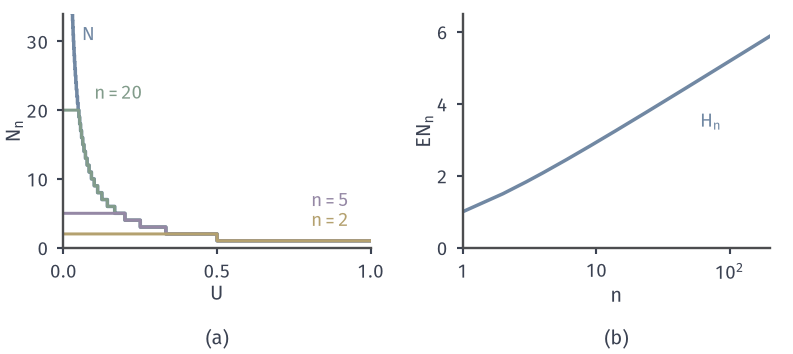

This figure's Python source:
from pathlib import Path
import sys
HERE = Path(__file__).resolve().parent
sys.path.insert(0, str(HERE.parent/'rvconv-common'))
from rvconv_fig import *
# Counting variable N_n = sum_{k<=n} 1{U < 1/k} = min(n, ceil(1/U) - 1), increasing in n to N = ceil(1/U) - 1 (finite for U > 0).
# (a) N_n as a function of U for n = 2, 5, 20 and the limit N (blue).  (b) E N_n = H_n = sum_{k<=n} 1/k (blue) -> infinity.
fig, axes = figure(width_mm=112, height_mm=50, ncols=2)
panel(fig, left=.08, wspace=.3, bottom=.3)
ax = axes[0]; style(ax)
u = np.linspace(1e-4, 1, 20000, endpoint=False)
lim = np.ceil(1/u) - 1
ax.plot(u, lim, color=BLUE, lw=1.4, drawstyle='steps-post')
for n, c in ((20, GREEN), (5, PURPLE), (2, YELLOW)):
    ax.plot(u, np.minimum(n, lim), color=c, lw=1.2, drawstyle='steps-post')
lab(ax, .1, 21, r'$n=20$', GREEN, ha='left', va='bottom')
lab(ax, .93, 5.5, r'$n=5$', PURPLE, ha='right', va='bottom')
lab(ax, .93, 2.5, r'$n=2$', YELLOW, ha='right', va='bottom')
lab(ax, .06, 31, r'$N$', BLUE, ha='left', va='center')
ax.set_xlim(0, 1); ax.set_ylim(0, 34); ax.set_xticks([0, .5, 1])
axlab(ax, '$U$', r'$N_n$')
ax = axes[1]; style(ax)
n = np.arange(1, 201); H = np.cumsum(1/n)
ax.semilogx(n, H, color=BLUE, lw=1.4)
lab(ax, 60, H[59] - .9, r'$H_n$', BLUE, ha='left', va='top')
ax.set_xlim(1, 200); ax.set_ylim(0, 6.5)
logticks(ax, [0, 1, 2], axis='x')
axlab(ax, '$n$', r'$\mathrm{E}N_n$')
tags(fig, axes)
save(fig, HERE, 'figure', {'E_N_n': 'H_n', 'H_5': float(H[4]), 'H_20': float(H[19]), 'H_200': float(H[199])})
